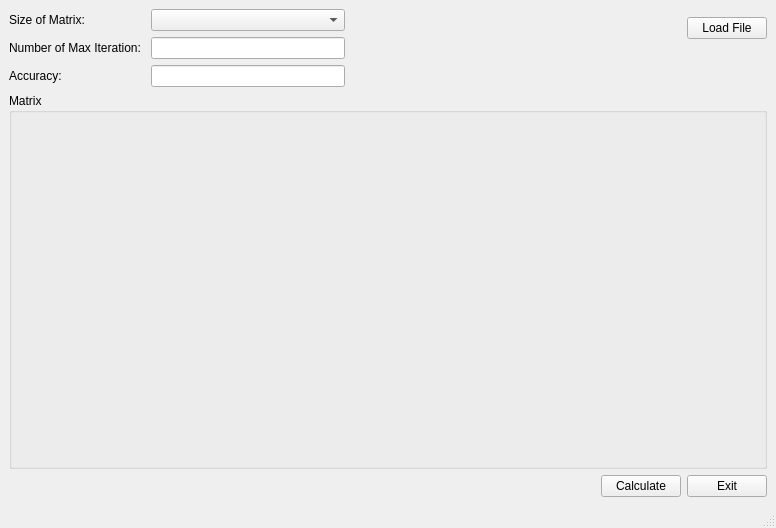
<?xml version="1.0" encoding="UTF-8"?>
<ui version="4.0">
 <class>MainWindow</class>
 <widget class="QMainWindow" name="MainWindow">
  <property name="geometry">
   <rect>
    <x>0</x>
    <y>0</y>
    <width>776</width>
    <height>528</height>
   </rect>
  </property>
  <property name="windowTitle">
   <string>Lab1</string>
  </property>
  <widget class="QWidget" name="centralwidget">
   <layout class="QHBoxLayout" name="horizontalLayout">
    <item>
     <layout class="QVBoxLayout" name="verticalLayout">
      <item>
       <layout class="QHBoxLayout" name="horizontalLayout_2">
        <item>
         <layout class="QGridLayout" name="gridLayout">
          <item row="3" column="0">
           <widget class="QLabel" name="label_3">
            <property name="text">
             <string>Accuracy:</string>
            </property>
           </widget>
          </item>
          <item row="0" column="0">
           <widget class="QLabel" name="label">
            <property name="text">
             <string>Size of Matrix:</string>
            </property>
           </widget>
          </item>
          <item row="1" column="0">
           <widget class="QLabel" name="label_2">
            <property name="text">
             <string>Number of Max Iteration: </string>
            </property>
           </widget>
          </item>
          <item row="1" column="1">
           <widget class="QLineEdit" name="max_iteration_number"/>
          </item>
          <item row="3" column="1">
           <widget class="QLineEdit" name="accuracy"/>
          </item>
          <item row="0" column="1">
           <widget class="QComboBox" name="matrix_size"/>
          </item>
         </layout>
        </item>
        <item>
         <spacer name="horizontalSpacer_2">
          <property name="orientation">
           <enum>Qt::Horizontal</enum>
          </property>
          <property name="sizeHint" stdset="0">
           <size>
            <width>40</width>
            <height>20</height>
           </size>
          </property>
         </spacer>
        </item>
        <item>
         <layout class="QVBoxLayout" name="verticalLayout_4">
          <item>
           <widget class="QPushButton" name="load_file">
            <property name="text">
             <string>Load File</string>
            </property>
           </widget>
          </item>
          <item>
           <spacer name="verticalSpacer">
            <property name="orientation">
             <enum>Qt::Vertical</enum>
            </property>
            <property name="sizeType">
             <enum>QSizePolicy::Preferred</enum>
            </property>
            <property name="sizeHint" stdset="0">
             <size>
              <width>20</width>
              <height>40</height>
             </size>
            </property>
           </spacer>
          </item>
         </layout>
        </item>
       </layout>
      </item>
      <item>
       <widget class="QGroupBox" name="groupBox">
        <property name="sizePolicy">
         <sizepolicy hsizetype="Preferred" vsizetype="Expanding">
          <horstretch>0</horstretch>
          <verstretch>0</verstretch>
         </sizepolicy>
        </property>
        <property name="title">
         <string>Matrix</string>
        </property>
        <layout class="QHBoxLayout" name="horizontalLayout_4">
         <item>
          <layout class="QVBoxLayout" name="verticalLayout_2">
           <item>
            <widget class="LinearSystemWidget" name="mainframe" native="true"/>
           </item>
          </layout>
         </item>
        </layout>
       </widget>
      </item>
      <item>
       <layout class="QHBoxLayout" name="horizontalLayout_3">
        <item>
         <spacer name="horizontalSpacer">
          <property name="orientation">
           <enum>Qt::Horizontal</enum>
          </property>
          <property name="sizeHint" stdset="0">
           <size>
            <width>40</width>
            <height>20</height>
           </size>
          </property>
         </spacer>
        </item>
        <item>
         <widget class="QPushButton" name="calculate">
          <property name="text">
           <string>Calculate</string>
          </property>
         </widget>
        </item>
        <item>
         <widget class="QPushButton" name="exit">
          <property name="text">
           <string>Exit</string>
          </property>
         </widget>
        </item>
       </layout>
      </item>
     </layout>
    </item>
   </layout>
  </widget>
  <widget class="QMenuBar" name="menubar">
   <property name="geometry">
    <rect>
     <x>0</x>
     <y>0</y>
     <width>776</width>
     <height>26</height>
    </rect>
   </property>
  </widget>
  <widget class="QStatusBar" name="statusbar"/>
 </widget>
 <customwidgets>
  <customwidget>
   <class>LinearSystemWidget</class>
   <extends>QWidget</extends>
   <header>src/ui/linearsystemwidget.h</header>
   <container>1</container>
  </customwidget>
 </customwidgets>
 <resources/>
 <connections/>
</ui>
